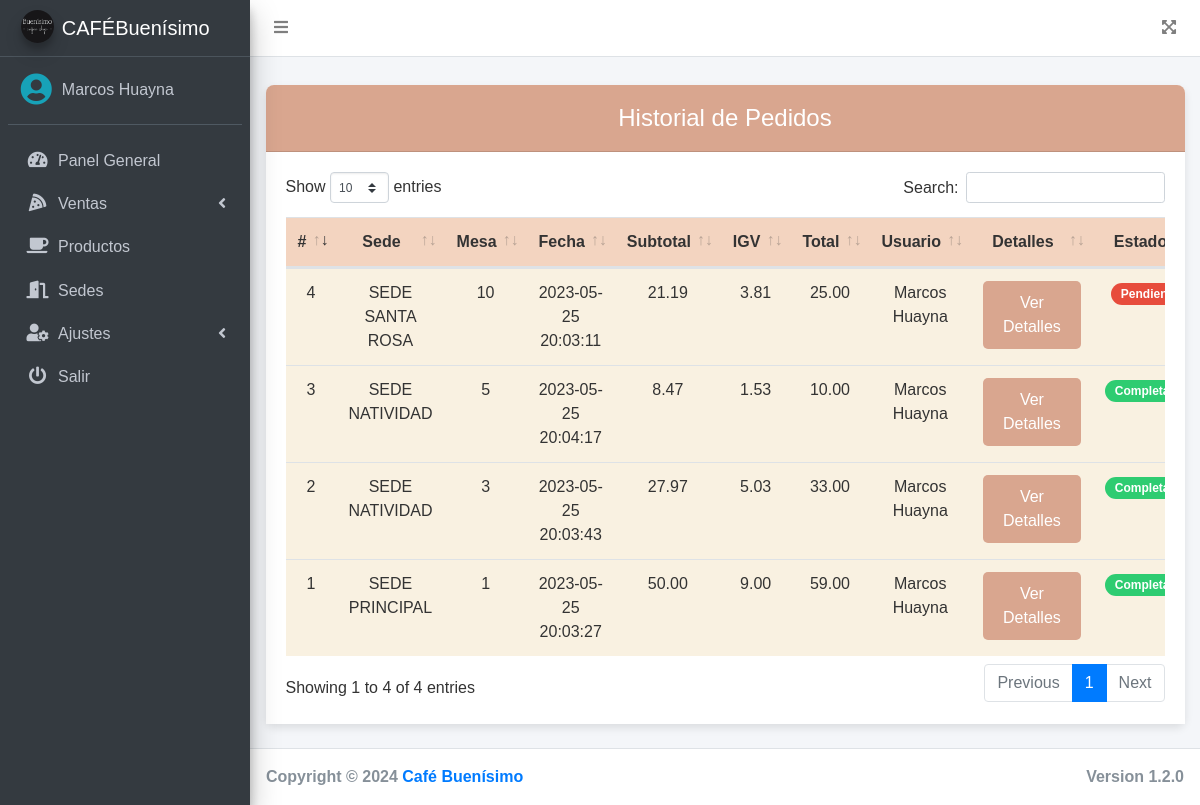
The app's page /src/lista_ventas.php (signed in) with its own data.
### tables this page shows
CREATE TABLE `pedidos` (
  `id` int(11) NOT NULL,
  `id_sala` int(11) NOT NULL,
  `num_mesa` int(11) NOT NULL,
  `fecha` timestamp NOT NULL DEFAULT current_timestamp() ON UPDATE current_timestamp(),
  `total` decimal(10,2) NOT NULL,
  `observacion` text DEFAULT NULL,
  `estado` enum('PENDIENTE','FINALIZADO') NOT NULL DEFAULT 'PENDIENTE',
  `id_usuario` int(11) NOT NULL
);

CREATE TABLE `salas` (
  `id` int(11) NOT NULL,
  `nombre` varchar(100) NOT NULL,
  `mesas` int(11) NOT NULL,
  `estado` int(11) NOT NULL DEFAULT 1
);

CREATE TABLE `usuarios` (
  `id` int(11) NOT NULL,
  `nombre` varchar(200) NOT NULL,
  `correo` varchar(200) NOT NULL,
  `pass` varchar(50) NOT NULL,
  `rol` int(11) NOT NULL,
  `estado` int(11) NOT NULL DEFAULT 1
);

### src/lista_ventas.php (the view, shortened to what this page needs)
<?php
if ($_SESSION['rol'] == 1 || $_SESSION['rol'] == 2 || $_SESSION['rol'] == 5) {
    require_once "../conexion.php";
    $id_user = $_SESSION['idUser'];
    if ($_SESSION['rol'] == 5) {
        $query = mysqli_query($conexion, "SELECT p.*, s.nombre AS sala, u.nombre AS usuario FROM pedidos p INNER JOIN salas s ON p.id_sala = s.id INNER JOIN usuarios u ON p.id_usuario = u.id WHERE p.id_usuario = '$id_user'");
    } else {
        $query = mysqli_query($conexion, "SELECT p.*, s.nombre AS sala, u.nombre AS usuario FROM pedidos p INNER JOIN salas s ON p.id_sala = s.id INNER JOIN usuarios u ON p.id_usuario = u.id");
    }
    include_once "includes/header.php";
?>
<div class="card cafe-card">
    <div class="card-header cafe-card-header">
        Historial de Pedidos
    </div>
    <div class="card-body cafe-card-body">
        <div class="table-responsive">
            <table class="table table-striped" id="tbl">
                <thead>
                    <tr>
                        <th>#</th>
                        <th>Sede</th>
                        <th>Mesa</th>
                        <th>Fecha</th>
                        <th>Subtotal</th>
                        <th>IGV</th>
                        <th>Total</th>
                        <th>Usuario</th>
                        <th>Detalles</th>
                        <th>Estado</th>
                    </tr>
                </thead>
                <tbody>
                    <?php while ($row = mysqli_fetch_assoc($query)) {
                        $subtotal = $row['total'] / 1.18;
                        $igv = $row['total'] - $subtotal;
                        $estado = $row['estado'] == 'PENDIENTE'
                            ? '<span class="badge badge-danger">Pendiente</span>'
                            : '<span class="badge badge-success">Completado</span>';
                    ?>
                        <tr>
                            <td><?php echo $row['id']; ?></td>
                            <td><?php echo $row['sala']; ?></td>
                            <td><?php echo $row['num_mesa']; ?></td>
                            <td><?php echo $row['fecha']; ?></td>
                            <td><?php echo number_format($subtotal, 2); ?></td>
                            <td><?php echo number_format($igv, 2); ?></td>
                            <td><?php echo $row['total']; ?></td>
                            <td><?php echo $row['usuario']; ?></td>
                            <td>
                                <a href="detalles_pedido.php?id=<?php echo $row['id']; ?>" class="btn btn-info">Ver Detalles</a>
                            </td>
                            <td><?php echo $estado; ?></td>
                        </tr>
                    <?php } ?>
                </tbody>
            </table>
        </div>
    </div>
</div>
<?php include_once "includes/footer.php";
} else {
    header('Location: permisos.php');
}
?>

### src/lista_ventas.php (style rules this page uses)
body { font-family: 'Arial', sans-serif; background-color: #f4f4f9; color: #333; }
.cafe-card-header { background-color: #d9a68f; color: #fff; font-size: 1.5rem; text-align: center; padding: 15px; border-radius: 8px 8px 0 0; }
.cafe-card { margin-top: 20px; border-radius: 8px; box-shadow: 0 4px 8px rgba(0, 0, 0, 0.1); }
.cafe-card-body { background-color: #fff; padding: 20px; }
table { width: 100%; border-collapse: collapse; margin-bottom: 20px; }
th, td { padding: 12px; text-align: center; }
th { background-color: #f3d4c0; font-weight: bold; }
td { background-color: #f9f1e1; }
.btn-info { background-color: #d9a68f; border: none; color: white; padding: 10px 20px; border-radius: 5px; cursor: pointer; text-decoration: none; }
.badge-danger { background-color: #e74c3c; color: white; padding: 5px 10px; border-radius: 20px; }
.badge-success { background-color: #2ecc71; color: white; padding: 5px 10px; border-radius: 20px; }

### records on screen
pedidos: id "1", id_sala.nombre "SEDE PRINCIPAL", num_mesa "1", fecha "2023-05-25 20:03:27", total "50.00", total "9.00", total "59.00", id_usuario.nombre "Marcos Huayna", estado "Completado"
pedidos: id "2", id_sala.nombre "SEDE NATIVIDAD", num_mesa "3", fecha "2023-05-25 20:03:43", total "27.97", total "5.03", total "33.00", id_usuario.nombre "Marcos Huayna", estado "Completado"
pedidos: id "3", id_sala.nombre "SEDE NATIVIDAD", num_mesa "5", fecha "2023-05-25 20:04:17", total "8.47", total "1.53", total "10.00", id_usuario.nombre "Marcos Huayna", estado "Completado"
pedidos: id "4", id_sala.nombre "SEDE SANTA ROSA", num_mesa "10", fecha "2023-05-25 20:03:11", total "21.19", total "3.81", total "25.00", id_usuario.nombre "Marcos Huayna", estado "Pendiente"

### other values on screen
$_SESSION['nombre'] "Marcos Huayna"
